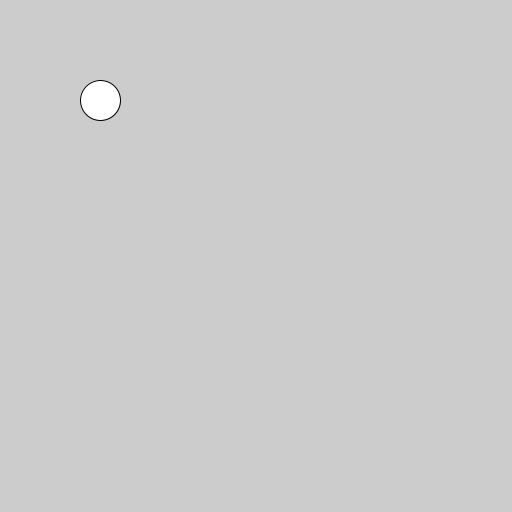
Frame 1 (no input)
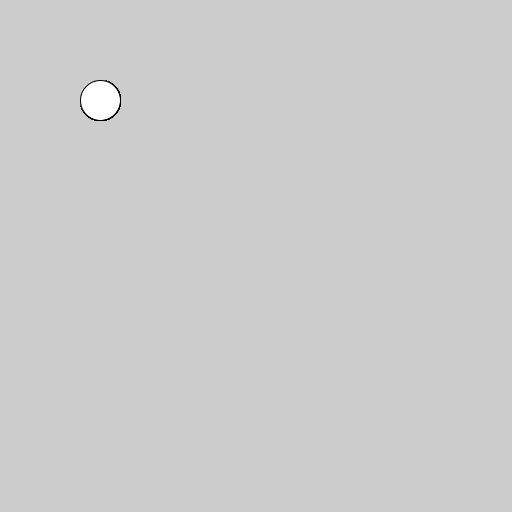
Frame 60 (the mouse pressed at the canvas centre just before this capture)
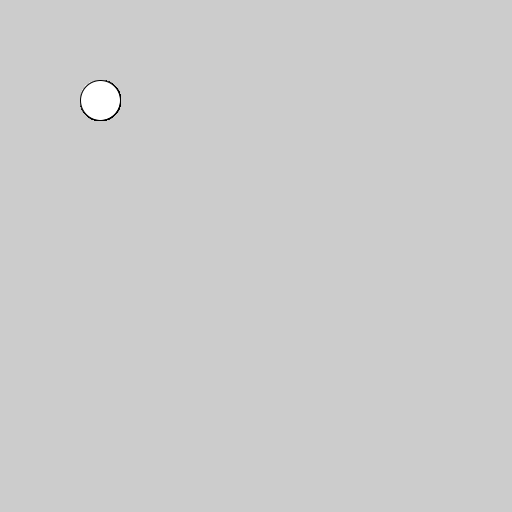
Frame 120 (the mouse held since frame 60 and released just before this capture)

The Processing sketch that drew these frames (run headless with seeded random() and noise(); from frame 60 on, the mouse is pressed at the canvas centre):

// Processing sketch: sketch_07_TraslacionEventos
// ── sketch_07_TraslacionEventos.pde
Circulo circulo;
PVector direccion;
void setup () {
  size(512, 512);
  circulo = new Circulo();
  circulo.Trasladar(100, 100);
  direccion = new PVector();
}

void draw () {
  circulo.Dibujar();
  circulo.Trasladar(direccion);
  //circulo.Trasladar(1, 1);
}

void mouseClicked() {
  PVector puntero = new PVector(mouseX, mouseY);
  PVector d = PVector.sub(puntero,circulo.c);
  direccion = d.normalize();
  //circulo.Trasladar(d);
  //println("mouseClicked ",str(mouseX), str(mouseY));
}

// ── Circulo.pde
class Circulo {
  PVector c;
  float r;
  
  Circulo () {
    c = new PVector();
    r = 20;
  }
  
  void Dibujar () {
    circle(c.x, c.y, 2*r);
  }
  
  void Trasladar (PVector d) {
    c.add(d);
   // c = PVector.add(c, d);
  }
  
  void Trasladar (float dx, float dy) {
    /*
    c.x = c.x + dx;
    c.y = c.y + dy;
    
    c.x += dx;
    c.y += dy;
    */
    c.add(new PVector(dx, dy));
  }
  
}
